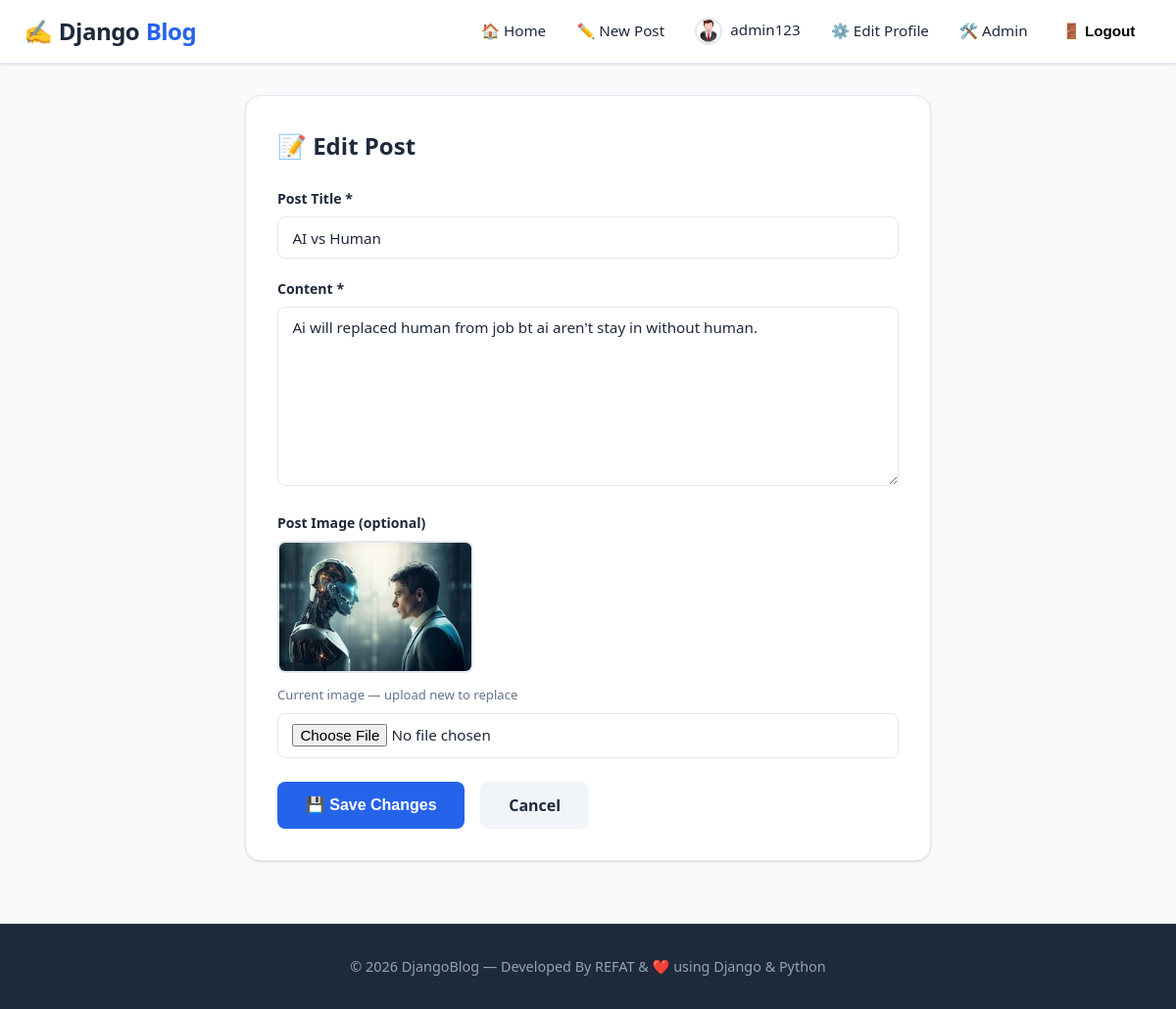
Screenshot of /post/1/edit/ (signed in) with the database file from the repository.
### blog/models.py (models this page shows, shortened)
class UserProfile(models.Model):
    user = models.OneToOneField(User, on_delete=models.CASCADE, related_name='profile')
    bio = models.TextField(blank=True, null=True, max_length=500)
    profile_pic = models.ImageField(upload_to='profile_pics/', blank=True, null=True)
    location = models.CharField(max_length=100, blank=True, null=True)
    website = models.URLField(blank=True, null=True)

class Post(models.Model):
    title = models.CharField(max_length=200)
    content = models.TextField()
    author = models.ForeignKey(User, on_delete=models.CASCADE, related_name='posts')
    created_date = models.DateTimeField(default=timezone.now)
    updated_date = models.DateTimeField(auto_now=True)
    image = models.ImageField(upload_to='post_images/', blank=True, null=True)
    class Meta:
        ordering = ['-created_date']

### blog/views.py (the view)
# urls.py: path('post/<int:pk>/edit/', views.post_edit, name='post_edit'),
@login_required
def post_edit(request, pk):
    post = get_object_or_404(Post, pk=pk)
    if post.author != request.user and not request.user.is_staff:
        messages.error(request, 'You are not authorized to edit this post.')
        return redirect('post_detail', pk=pk)
    if request.method == 'POST':
        form = PostForm(request.POST, request.FILES, instance=post)
        if form.is_valid():
            form.save()
            messages.success(request, 'Post updated!')
            return redirect('post_detail', pk=pk)
    else:
        form = PostForm(instance=post)
    return render(request, 'blog/post_form.html', {'form': form, 'action': 'Edit', 'post': post})

### blog/forms.py
class PostForm(forms.ModelForm):
    title = forms.CharField(widget=forms.TextInput(attrs={
        'class': 'form-control', 'placeholder': 'Enter post title'
    }))
    content = forms.CharField(widget=forms.Textarea(attrs={
        'class': 'form-control', 'placeholder': 'Write your post content here...', 'rows': 8
    }))
    image = forms.ImageField(required=False, widget=forms.FileInput(attrs={
        'class': 'form-control', 'accept': 'image/*'
    }))
    class Meta:
        model = Post
        fields = ['title', 'content', 'image']

### blog/templates/blog/post_form.html (shortened to what this page needs)
{% extends 'blog/base.html' %}
{% block content %}
<div class="form-card">
  <h2 class="form-title">
    {% if action == 'Create' %}✏️ Create New Post{% else %}📝 Edit Post{% endif %}
  </h2>
  <form method="post" enctype="multipart/form-data">
    <div class="form-group">
      <label class="form-label" for="{{ form.title.id_for_label }}">Post Title *</label>
      {{ form.title }}
    </div>
    <div class="form-group">
      <label class="form-label" for="{{ form.content.id_for_label }}">Content *</label>
      {{ form.content }}
    </div>
    <div class="form-group">
      <label class="form-label" for="{{ form.image.id_for_label }}">Post Image (optional)</label>
      {% if post and post.image %}
        <div style="margin-bottom:0.5rem;">
          <img src="{{ post.image.url }}" style="max-width:200px;border-radius:8px;border:2px solid var(--border);" />
          <p style="font-size:0.82rem;color:var(--text-muted);margin-top:0.3rem;">Current image — upload new to replace</p>
        </div>
      {% endif %}
      {{ form.image }}
    </div>
    <div style="display:flex;gap:1rem;flex-wrap:wrap;margin-top:1.5rem;">
      <button type="submit" class="btn btn-primary btn-lg">
        {% if action == 'Create' %}🚀 Publish Post{% else %}💾 Save Changes{% endif %}
      </button>
      {% if post %}
        <a href="{% url 'post_detail' post.pk %}" class="btn btn-light btn-lg">Cancel</a>
      {% else %}
        <a href="{% url 'home' %}" class="btn btn-light btn-lg">Cancel</a>
      {% endif %}
    </div>
  </form>
</div>
{% endblock %}

### blog/templates/blog/base.html (shortened to what this page needs)
{% load static %}
<!DOCTYPE html>
<html lang="en">
<head>
  <link rel="stylesheet" href="{% static 'css/style.css' %}" />
</head>
<body>
  <nav class="navbar">
    <div class="navbar-inner">
      <a class="navbar-brand" href="{% url 'home' %}">✍️ <span>Django</span>Blog</a>
      <ul class="navbar-nav" id="navMenu">
        <li><a class="nav-link" href="{% url 'home' %}">🏠 Home</a></li>
        {% if user.is_authenticated %}
          <li><a class="nav-link" href="{% url 'post_create' %}">✏️ New Post</a></li>
          <li>
            <a class="nav-link" href="{% url 'profile' user.username %}">
              {% if user.profile.profile_pic %}
                <img src="{{ user.profile.profile_pic.url }}" class="nav-profile-pic" alt="pic" />
              {% endif %}
              {{ user.username }}
            </a>
          </li>
          <li><a class="nav-link" href="{% url 'profile_edit' %}">⚙️ Edit Profile</a></li>
          {% if user.is_staff %}
            <li><a class="nav-link" href="/admin/" target="_blank">🛠️ Admin</a></li>
          {% endif %}
          <li>
            <form method="post" action="{% url 'logout' %}" style="display:inline;">
              <button type="submit" class="nav-link btn-nav-primary" style="background:none;border:none;cursor:pointer;">🚪 Logout</button>
            </form>
          </li>
        {% else %}
          <li><a class="nav-link" href="{% url 'login' %}">Login</a></li>
          <li><a class="nav-link btn-nav-primary" href="{% url 'register' %}">Register</a></li>
        {% endif %}
      </ul>
    </div>
  </nav>
  <main class="main-content">
    {% block content %}{% endblock %}
  </main>
  <footer>
    <p>© 2026 DjangoBlog — Developed By REFAT & ❤️ using Django & Python</p>
  </footer>
</body>
</html>

### static/css/style.css (style rules this page uses)
:root { --primary: #2563eb; --primary-dark: #1d4ed8; --secondary: #64748b; --success: #16a34a; --danger: #dc2626; --warning: #d97706; --light-bg: #f8fafc; --card-bg: #ffffff; --border: #e2e8f0; --text-main: #1e293b; --text-muted: #64748b; --shadow: 0 1px 3px rgba(0,0,0,0.08), 0 1px 2px rgba(0,0,0,0.06); --shadow-md: 0 4px 6px rgba(0,0,0,0.07), 0 2px 4px rgba(0,0,0,0.06); --shadow-lg: 0 10px 15px rgba(0,0,0,0.1), 0 4px 6px rgba(0,0,0,0.05); --radius: 10px; --radius-lg: 16px; }
* { margin: 0; padding: 0; box-sizing: border-box; }
body { font-family: 'Segoe UI', system-ui, -apple-system, sans-serif; background: var(--light-bg); color: var(--text-main); line-height: 1.6; min-height: 100vh; }
a { text-decoration: none; color: var(--primary); transition: color 0.2s; }
img { max-width: 100%; height: auto; }
.navbar { background: #fff; border-bottom: 1px solid var(--border); padding: 0; position: sticky; top: 0; z-index: 1000; box-shadow: var(--shadow); }
.navbar-inner { max-width: 1200px; margin: 0 auto; padding: 0 1.5rem; display: flex; align-items: center; justify-content: space-between; height: 64px; }
.navbar-brand { font-size: 1.5rem; font-weight: 800; color: var(--primary) !important; letter-spacing: -0.5px; display: flex; align-items: center; gap: 0.4rem; }
.navbar-brand span { color: var(--text-main); }
.navbar-nav { display: flex; align-items: center; gap: 0.25rem; list-style: none; }
.navbar-nav .nav-link { padding: 0.5rem 0.85rem; border-radius: 7px; font-weight: 500; font-size: 0.95rem; color: var(--text-main); transition: all 0.2s; }
.btn-nav-primary { background: var(--primary); color: black !important; padding: 0.45rem 1.1rem !important; border-radius: 7px !important; font-weight: 600 !important; }
.main-content { max-width: 1200px; margin: 2rem auto; padding: 0 1.5rem; }
.btn { display: inline-flex; align-items: center; gap: 0.4rem; padding: 0.6rem 1.3rem; border-radius: 8px; font-weight: 600; font-size: 0.9rem; border: none; cursor: pointer; transition: all 0.2s; text-decoration: none; line-height: 1.4; }
.btn-primary { background: var(--primary); color: #fff; }
.btn-light { background: #f1f5f9; color: var(--text-main); }
.btn-lg { padding: 0.8rem 1.8rem; font-size: 1rem; }
.form-group { margin-bottom: 1.25rem; }
.form-label { display: block; font-weight: 600; font-size: 0.88rem; color: var(--text-main); margin-bottom: 0.4rem; }
.form-control { width: 100%; padding: 0.65rem 0.9rem; border: 1.5px solid var(--border); border-radius: 8px; font-size: 0.95rem; font-family: inherit; color: var(--text-main); background: #fff; transition: border-color 0.2s, box-shadow 0.2s; outline: none; }
.form-card { background: var(--card-bg); border-radius: var(--radius-lg); box-shadow: var(--shadow); padding: 2rem; border: 1px solid var(--border); max-width: 700px; margin: 0 auto; }
.form-title { font-size: 1.5rem; font-weight: 700; margin-bottom: 1.5rem; color: var(--text-main); }
footer { background: #1e293b; color: #94a3b8; text-align: center; padding: 2rem 1.5rem; margin-top: 4rem; font-size: 0.9rem; }
.nav-profile-pic { width: 28px; height: 28px; border-radius: 50%; object-fit: cover; border: 2px solid var(--border); vertical-align: middle; margin-right: 4px; }

### rows the page displays
Post: title "AI vs Human", content "Ai will replaced human from job bt ai aren't stay in without human.", image (picture)

### other values shown
{{ user.username }} "admin123"
